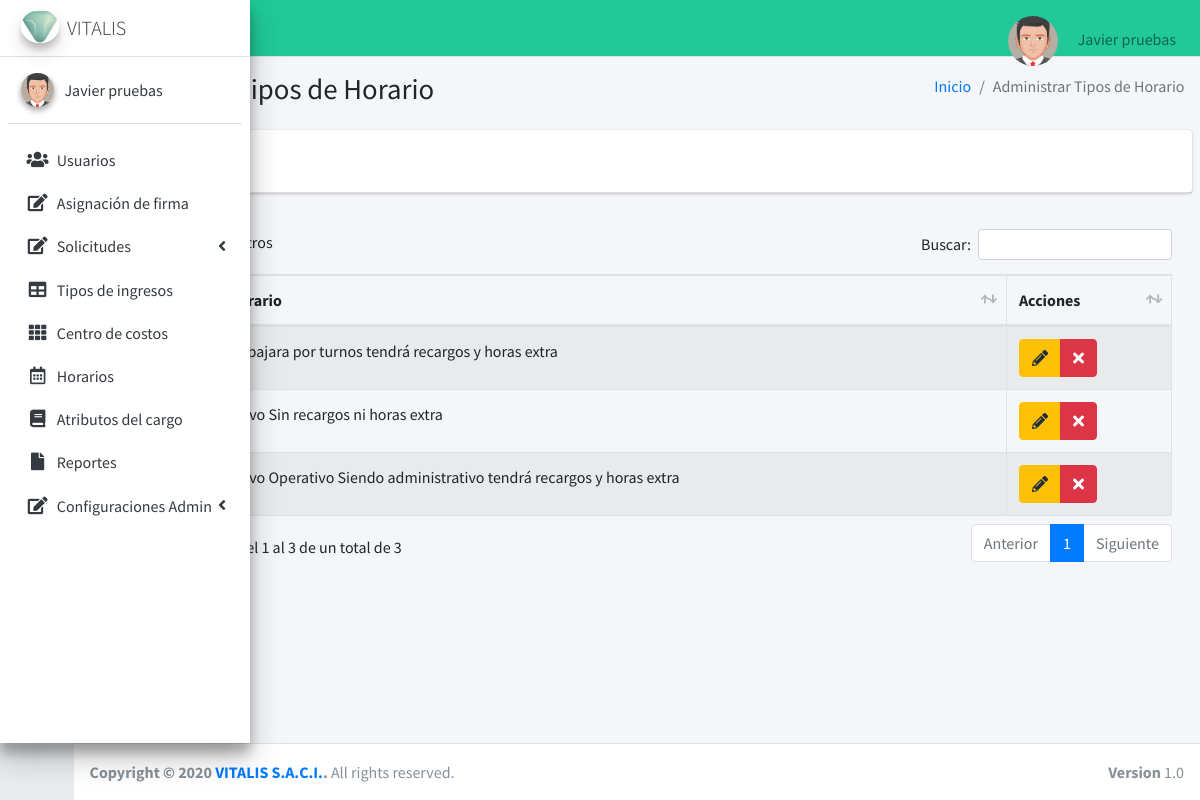
The page /horarios (signed in) on the database its author committed.
### tables this page shows
CREATE TABLE `horarios` (
  `id` int(11) NOT NULL,
  `horario` varchar(100) NOT NULL,
  `fecha_horario` timestamp NOT NULL DEFAULT current_timestamp()
);

### controladores/plantilla.controlador.php (called while the page is built)
<?php
class ControladorPlantilla{
    static public function ctrPlantilla(){
        include "vistas/plantilla.php";
    }
}

### index.php (called while the page is built, shortened)
<?php
  require_once "controladores/plantilla.controlador.php";
  require_once "controladores/usuarios.controlador.php";
  require_once "controladores/horarios.controlador.php";
  require_once "controladores/centroCostos.controlador.php";
  require_once "modelos/horarios.modelo.php";
  $plantilla =new ControladorPlantilla();
  $plantilla -> ctrPlantilla();
  ?>

### controladores/horarios.controlador.php (called while the page is built, shortened)
<?php
class ControladorHorarios{
	static public function ctrMostrarHorarios($item, $valor){
		$tabla = "horarios";
		$respuesta = ModeloHorarios::mdlMostrarHorarios($tabla, $item, $valor);
		return $respuesta;
	}
}

### modelos/conexion.php (called while the page is built)
<?php
class Conexion{
	static public function conectar(){
		$link = new PDO("mysql:host=localhost;dbname=vitaweb",
			            "root",
			            "");
		$link->exec("set names utf8");
		return $link;
	}
}

### modelos/horarios.modelo.php (called while the page is built, shortened)
<?php
require_once "conexion.php";
class ModeloHorarios{
    static public function mdlMostrarHorarios($tabla, $item, $valor){
        if ($item != null) {
            $stmt = Conexion::conectar()->prepare("SELECT * FROM $tabla WHERE $item = :$item");
            $stmt -> bindParam(":".$item, $valor, PDO::PARAM_STR);
            $stmt -> execute();
            return $stmt ->fetch();
        }else {
            $stmt = Conexion::conectar()->prepare("SELECT * FROM $tabla");
            $stmt -> execute();
            return $stmt ->fetchAll();
        }
    }
}

### vistas/modulos/horarios.php (the view, shortened to what this page needs)
<div class="content-wrapper">
  <section class="content-header">
    <div class="container-fluid">
      <div class="row mb-2">
        <div class="col-sm-6">
          <h1>Administrar Tipos de Horario</h1>
        </div>
        <div class="col-sm-6">
          <ol class="breadcrumb float-sm-right">
            <li class="breadcrumb-item"><a href="inicio">Inicio</a></li>
            <li class="breadcrumb-item active">Administrar Tipos de Horario</li>
          </ol>
        </div>
      </div>
    </div>
  </section>
  <section class="content">
    <div class="card">
      <div class="card-header">
        <button type="button" class="btn btn-primary" data-toggle="modal" data-target="#AgregarHorario">
        </button>
      </div>
    </div>
    <div class="card-body">
      <table id="example1" class="table table-bordered table-striped">
        <thead>
          <tr>
            <th style="width: 10px;" >#</th>
            <th>Tipos de horario</th>
            <th>Acciones</th>
          </tr>
        </thead>
        <tbody>
        <?php
        $item = null;
        $valor = null;
          $tiposHorario = ControladorHorarios::ctrMostrarHorarios($item, $valor);
          foreach ($tiposHorario as $key => $value) {
            echo
          '<tr>
              <td>'.($key+1).'</td>
              <td>'.$value["horario"].'</td>
              <td>
                <div class="btn-group">
                  <button class="btn btn-warning btnEditarhorario"idTipohorario="'.$value["id"].'" data-toggle="modal"data-target="#modalEditarHorario"><i class="fas fa-pencil-alt"></i></button>
                  <button class="btn btn-danger btnEliminarHorario"idTipohorario="'.$value["id"].'"><i class="fa fa-times"></i></button>
                </div>
              </td>
          </tr>';
          }
        ?>
        </tbody>
      </table>
    </div>
</div>
</div>

### rows shown on the page
horarios: horario "Rotativo Trabajara por turnos tendrá recargos y horas extra"
horarios: horario "Administrativo Sin recargos ni horas extra"
horarios: horario "Administrativo Operativo Siendo administrativo tendrá recargos y horas extra"

### other values the page prints
$_SESSION["nombre"] "Javier pruebas"
